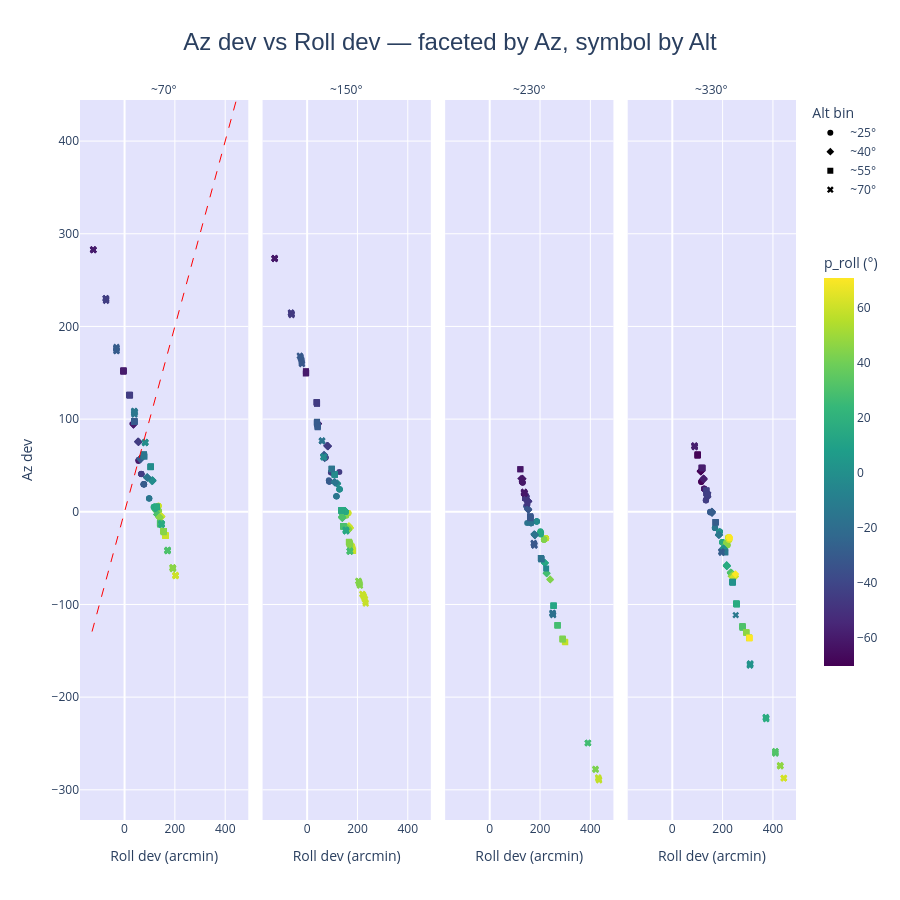

Notebook cell for this chart:
### Code cell
fig = px.scatter(
    plot_df,
    x='dev_roll_arcmin',
    y='dev_az_arcmin',
    color='p_roll',
    symbol='alt_bin',
    facet_col='az_bin',
    color_continuous_scale='Viridis',
    labels={
        'dev_roll_arcmin': 'Roll dev (arcmin)',
        'dev_az_arcmin':    'Az dev',
        'p_roll':          'p_roll (°)',
        'alt_bin':         'Alt bin',
    },
    title='Az dev vs Roll dev — faceted by Az, symbol by Alt',
    category_orders={
        'alt_bin': alt_labels_filtered,
        'az_bin':  az_labels_filtered,
    },
)

x_range = [plot_df['dev_roll_arcmin'].min(), plot_df['dev_roll_arcmin'].max()]
fig.add_shape(
    type='line', line=dict(dash='dash', color='red', width=1),
    x0=x_range[0], x1=x_range[1],
    y0=x_range[0], y1=x_range[1],
    xref='x', yref='y'
)

fig.update_layout(
    title=dict(x=0.5, font=dict(size=24, family='Arial')),
    plot_bgcolor='rgba(200, 200, 250, 0.5)',
    height=900,
    coloraxis_colorbar=dict(
        x=1.025,  # move colorbar further right
        len=0.6  # optional: shrink vertically
    )
)

fig.for_each_annotation(lambda a: a.update(text=a.text.split('=')[-1]))

fig.show()
